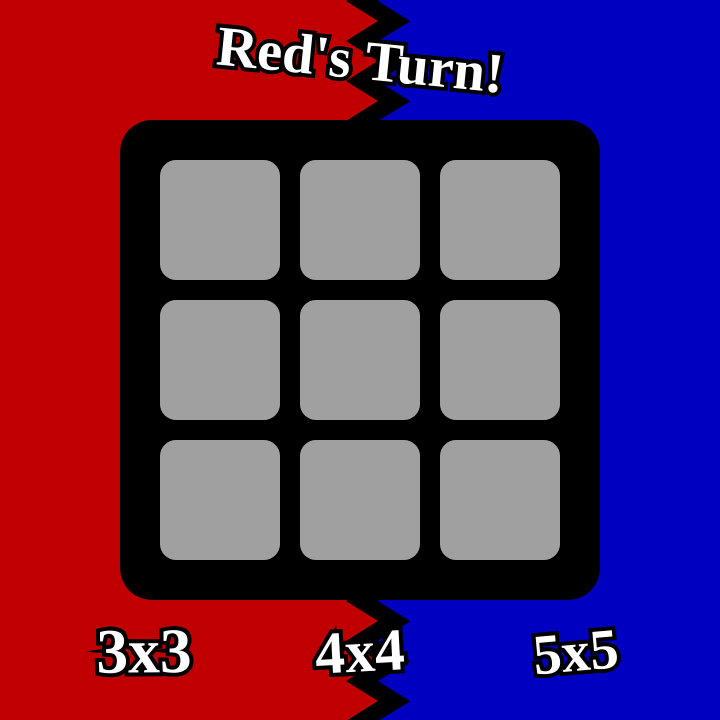
Frame 1 (no input)
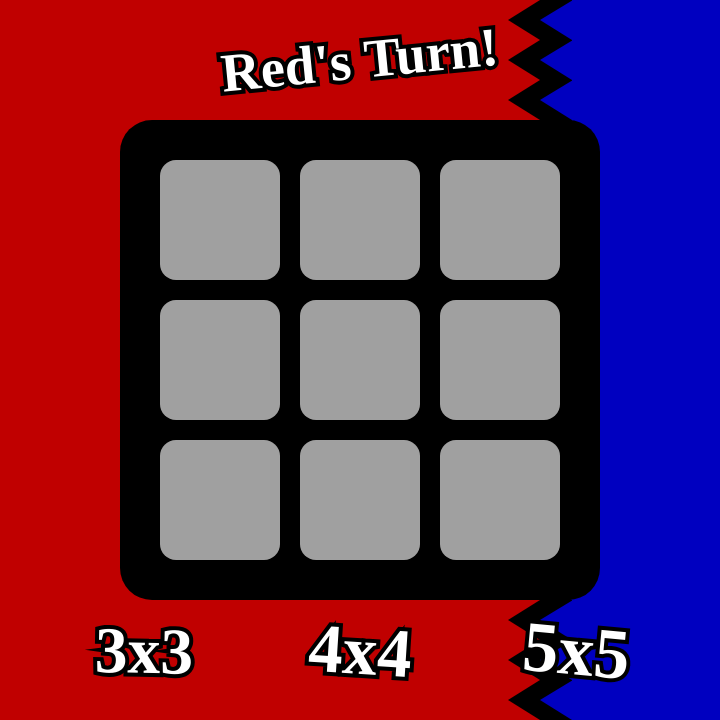
Frame 60 (no input)
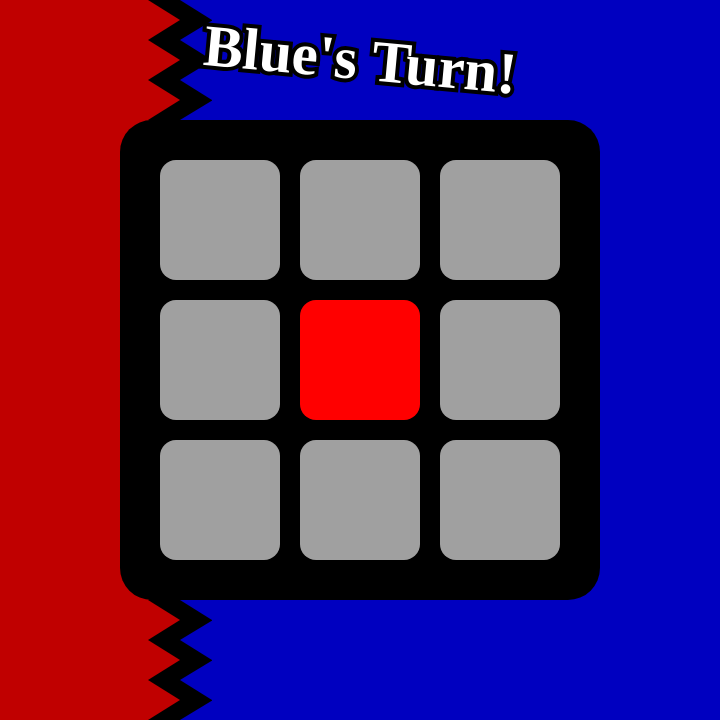
Frame 120 (the mouse pressed at the canvas centre since frame 60)

The p5.js sketch that drew these frames (run headless with seeded random() and noise() and a simulated clock; from frame 60 on, the mouse is pressed at the canvas centre):

// p5.js sketch
// ── sketch.js
const SCREEN_SIZE = 720;
const SCREEN_CENTER = SCREEN_SIZE * 0.5;
const BG_THICKNESS = 32;
const BG_PADDING = 8;
const BG_TOOTH_SIZE = BG_THICKNESS + BG_PADDING;
const BG_SPEED = 1;
const BG_TRANSITION_SPEED = 0.025;
let bgX = [];
let targetBgX = [];

const PANEL_SIZE = 480;
const BORDER_SIZE = 120;
let cellSize;
const CELL_BUFFER = 20;

let playerIndex = 0;
const playerName = ["Red", "Blue"];
let gridSize = 3;
let grid = [];
const VICTORIES = [7, 56, 73, 84, 146, 273, 292, 448];
let gameStarted = false;
let gameOver = false;
let victor = -1;

function gameSetup() {
  // Reset Grid
  cellSize = (PANEL_SIZE - BORDER_SIZE) / gridSize;
  grid = Array.from({ length: gridSize }, () => Array(gridSize).fill(-1));
  // Set current player to the player that lost in the last match
  playerIndex = (victor + 1) % 2;
  targetBgX[0] = targetBgX[1] = 0.75 - playerIndex * 0.5;
  gameOver = false;
  gameStarted = false;
}

function setup() {
  createCanvas(SCREEN_SIZE, SCREEN_SIZE);
  textFont("Syncopate");
  textStyle(BOLD);
  textAlign(CENTER, CENTER);
  ellipseMode(RADIUS);
  bgX = [0.5, 0.5];
  gameSetup();
}

function draw() {
  for (let i = 0; i < 2; i++) {
    if (bgX[i] < targetBgX[i]) {
      bgX[i] = min(bgX[i] + BG_TRANSITION_SPEED, targetBgX[i]);
    } else if (bgX[i] > targetBgX[i]) {
      bgX[i] = max(bgX[i] - BG_TRANSITION_SPEED, targetBgX[i]);
    }
  }
  //#region Background
  background(0);
  noStroke();
  fill(192, 0, 0);
  let x = bgX[0] * SCREEN_SIZE;
  rect(0, 0, x - BG_THICKNESS, SCREEN_SIZE );
  for (i = - BG_TOOTH_SIZE + ((frameCount * BG_SPEED) % BG_TOOTH_SIZE); i < SCREEN_SIZE + BG_TOOTH_SIZE * 2; i += BG_TOOTH_SIZE) {
    triangle(x - BG_THICKNESS, i, x - BG_THICKNESS, i + BG_TOOTH_SIZE, x, i + BG_TOOTH_SIZE * 0.5);
  }
  x = bgX[1] * SCREEN_SIZE;
  fill(0, 0, 192);
  rect(x + BG_THICKNESS, 0, SCREEN_SIZE * 1.25, SCREEN_SIZE);
  for (i = - BG_TOOTH_SIZE * 1.5 + ((frameCount * BG_SPEED) % BG_TOOTH_SIZE); i < SCREEN_SIZE + BG_TOOTH_SIZE * 2.5; i += BG_TOOTH_SIZE) {
    triangle(1 + x + BG_THICKNESS, i, x + BG_THICKNESS, i + BG_TOOTH_SIZE, x, i + BG_TOOTH_SIZE * 0.5);
  }

  //#region Draw UI
  fill(255);
  stroke(0);
  strokeWeight(8);
  textSize(56 + 8 * sin(frameCount / 18));

  // Header Draw
  push();
  translate(SCREEN_CENTER, 64);
  rotate(cos(frameCount / 18) * 0.1);
  if (!gameOver) {
    text(playerName[playerIndex] + "'s Turn!", 0, 0);
  } else if (victor >= 0) {
    text(playerName[victor] + " Wins!", 0, 0);
  } else {
    text("Draw!", 0, 0);
  }
  pop();

  // Restart Button Draw
  if (!gameStarted) {
    for (let i = 0; i < 3; i++) {
      if (mouseX > SCREEN_SIZE * (0.1 + 0.3 * i) && mouseX < SCREEN_SIZE * (0.3 + 0.3 * i) &&
        mouseY > SCREEN_SIZE - 128 && mouseY < SCREEN_SIZE) {
        fill(0);
        stroke(255);
      } else {
        fill(255);
        stroke(0);
      }

      textSize(64 - 8 * sin((frameCount + 9 * i) / 18));
      push();
      translate(SCREEN_SIZE * (0.2 + 0.3 * i), SCREEN_SIZE - 64);
      rotate(-sin((frameCount + 9 * i) / 18) * 0.1);
      text((3 + i) + "x" + (3 + i), 0, 0);
      pop();
    }
  }

  // Restart Button Draw
  if (gameOver) {
    if (mouseX > SCREEN_SIZE * 0.15 && mouseX < SCREEN_SIZE * 0.85 &&
      mouseY > SCREEN_SIZE - 128 && mouseY < SCREEN_SIZE) {
        fill(0);
        stroke(255);
      }

    textSize(64 - 8 * sin(frameCount / 18));
    push();
    translate(SCREEN_CENTER, SCREEN_SIZE - 64);
    rotate(-sin(frameCount / 18) * 0.1);
    text("Restart!!!", 0, 0);
    pop();
  }

  //#region Draw Gameplay
  noStroke();
  fill(0);
  rect(SCREEN_CENTER - PANEL_SIZE * 0.5, SCREEN_CENTER - PANEL_SIZE * 0.5, PANEL_SIZE, PANEL_SIZE, 32);

  for (iy = 0; iy < gridSize; iy++) {
    for (ix = 0; ix < gridSize; ix++) {
      let x = SCREEN_CENTER - (cellSize * gridSize + CELL_BUFFER * (gridSize - 1)) * 0.5 + (cellSize + CELL_BUFFER) * ix;
      let y = SCREEN_CENTER - (cellSize * gridSize + CELL_BUFFER * (gridSize - 1)) * 0.5 + (cellSize + CELL_BUFFER) * iy;
      let i = grid[iy][ix];
      if (i == 0) fill(255, 0, 0);
      else if (i == 1) fill(0, 0, 255);
      else if (mouseX > x && mouseY > y && mouseX < x + cellSize && mouseY < y + cellSize) fill(128);
      else fill(160);

      // If victory was reached and the cell is NOT part of the winning player, add a thick stroke
      noStroke();
      if (gameOver && i != victor) {
        strokeWeight(32);
        stroke(0);
      }

      rect(x, y, cellSize, cellSize, 16);
    }
  }
}

function mousePressed() {
  if (!gameStarted) {
    for (let i = 0; i < 3; i++) {
      if (mouseX > SCREEN_SIZE * (0.1 + 0.3 * i) && mouseX < SCREEN_SIZE * (0.3 + 0.3 * i) &&
        mouseY > SCREEN_SIZE - 128 && mouseY < SCREEN_SIZE) {
          gridSize = 3 + i;
          gameSetup();
          return;
      }
    }
  }

  //#region Restart Button
  if (gameOver) {
    if (mouseX > SCREEN_SIZE * 0.15 && mouseX < SCREEN_SIZE * 0.85 &&
      mouseY > SCREEN_SIZE - 128 && mouseY < SCREEN_SIZE) {
      gameSetup();
      return;
    }
  }

  //#region Gameplay Area
  let isFull = true;
  for (iy = 0; iy < gridSize; iy++) {
    for (ix = 0; ix < gridSize; ix++) {
      let x = SCREEN_CENTER - (cellSize * gridSize + CELL_BUFFER * (gridSize - 1)) * 0.5 + (cellSize + CELL_BUFFER) * ix;
      let y = SCREEN_CENTER - (cellSize * gridSize + CELL_BUFFER * (gridSize - 1)) * 0.5 + (cellSize + CELL_BUFFER) * iy;
      if (grid[iy][ix] != -1) {
        continue;
      }
      if (mouseX > x && mouseY > y && mouseX < x + cellSize && mouseY < y + cellSize) {
        grid[iy][ix] = playerIndex;
        playerIndex = (playerIndex + 1) % 2;
        targetBgX[0] = targetBgX[1] = 0.75 - playerIndex * 0.5;
        gameStarted = true;
        continue;
      }
      isFull = false;
    }
  }

  //#region Check Victory
  for (let jy = 0; jy <= gridSize - 3; jy++) {
    for (let jx = 0; jx <= gridSize - 3; jx++) {
      let cell = 1;
      let scores = [0, 0];
      for (let iy = 0; iy < 3; iy++) {
        for (let ix = 0; ix < 3; ix++, cell *= 2) {
          let i = grid[iy + jy][ix + jx];
          if (i >= 0) {
            scores[i] += cell;
          }
        }
      }
      // Check for a winning pattern in the sub-grid
      for (let i = 0; i < VICTORIES.length; i++) {
        if ((scores[0] & VICTORIES[i]) == VICTORIES[i]) {
          victor = 0;
          gameOver = true;
          targetBgX[0] = targetBgX[1] = 1.25;
          return;
        }
        if ((scores[1] & VICTORIES[i]) == VICTORIES[i]) {
          victor = 1;
          gameOver = true;
          targetBgX[0] = targetBgX[1] = -0.25;
          return;
        }
      }
    }
  }
  //Draw
  if (isFull) {
    victor = -1;
    gameOver = true;
    targetBgX[0] = -0.25;
    targetBgX[1] = 1.25;
  }
}
